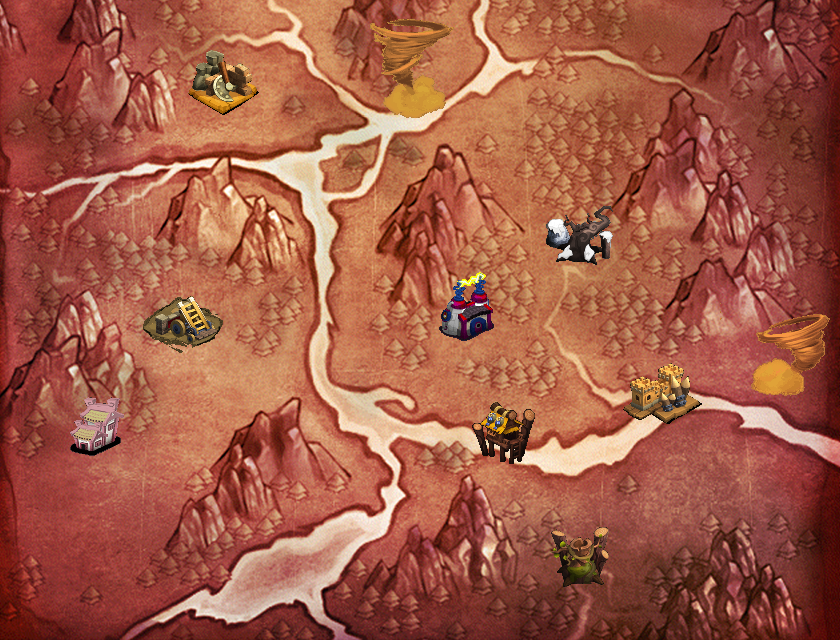

Rendered tile map (Tiled .tmx) drawn with the repository's tilesets; below, a short description and the map source with its tile grids summarised:
An orthogonal 21x16 tile map with 40x40 px tiles, 2 tile layers (map, item), 2 tilesets and 10 objects (1, 2, 3, 4, 5, ...).

<map version="1.0" orientation="orthogonal" width="21" height="16" tilewidth="40" tileheight="40">
 <tileset firstgid="1" name="scene1" tilewidth="110" tileheight="110">
  <image source="scene1.png" width="1024" height="1024" />
 </tileset>
 <tileset firstgid="82" name="1" tilewidth="840" tileheight="640">
  <image source="1.png" width="840" height="640" />
 </tileset>
 <layer name="map" width="21" height="16">
  <data>[336 cells, 1 non-empty, 1 distinct tile ids]</data>
 </layer>
 <layer name="item" width="21" height="16">
  <data>[336 cells, 10 non-empty, 10 distinct tile ids]</data>
 </layer>
 <objectgroup name="object" width="21" height="16">
  <object name="1" x="66" y="390" width="59" height="66">
   <properties>
    <property name="id" value="10001" />
    <property name="type" value="1" />
   </properties>
  </object>
  <object name="2" x="142" y="292" width="84" height="66">
   <properties>
    <property name="id" value="10002" />
    <property name="type" value="1" />
   </properties>
  </object>
  <object name="3" x="181" y="46" width="79" height="72">
   <properties>
    <property name="id" value="10003" />
    <property name="type" value="1" />
   </properties>
  </object>
  <object name="4" x="365" y="16" width="96" height="105">
   <properties>
    <property name="id" value="10004" />
    <property name="type" value="1" />
   </properties>
  </object>
  <object name="5" x="537" y="201" width="79" height="72">
   <properties>
    <property name="id" value="10005" />
    <property name="type" value="1" />
   </properties>
  </object>
  <object name="6" x="427" y="267" width="84" height="80">
   <properties>
    <property name="id" value="10006" />
    <property name="type" value="1" />
   </properties>
  </object>
  <object name="7" x="463" y="393" width="84" height="80">
   <properties>
    <property name="id" value="10007" />
    <property name="type" value="1" />
   </properties>
  </object>
  <object name="8" x="746" y="303" width="86" height="99">
   <properties>
    <property name="id" value="10008" />
    <property name="type" value="1" />
   </properties>
  </object>
  <object name="9" x="621" y="360" width="82" height="67">
   <properties>
    <property name="id" value="10009" />
    <property name="type" value="1" />
   </properties>
  </object>
  <object name="10" x="545" y="522" width="70" height="68">
   <properties>
    <property name="id" value="10010" />
    <property name="type" value="1" />
   </properties>
  </object>
 </objectgroup>
</map>